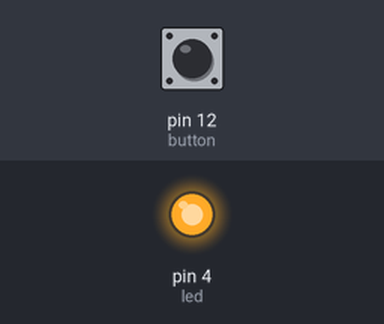
Bench run of a sketch on a simulated Arduino Uno, built with avr-gcc and run on an emulated ATmega328P. Shown: output pins drawn as LEDs (lit = HIGH). Dashed ring = blinking. The test bench sets the inputs (shaded band); at power-on: pin 12 (button) HIGH. What the sketch prints to the serial monitor is not drawn.

Above: at 1.2 s.
1.3 s: pin 12 (button) pulled LOW for 0.15 s
At 1.38 s:
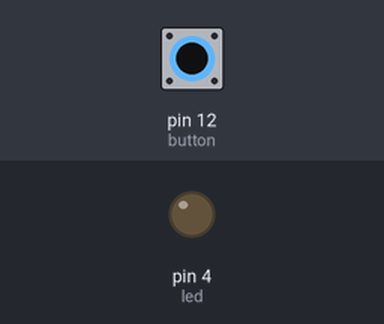
2.9 s: pin 12 (button) pulled LOW for 3.2 s
At 6.8 s:
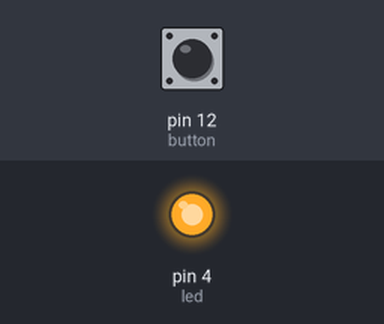
9.1 s: pin 12 (button) pulsed LOW 2 times (0.12 s each, 0.3 s apart)
At 9.32 s:
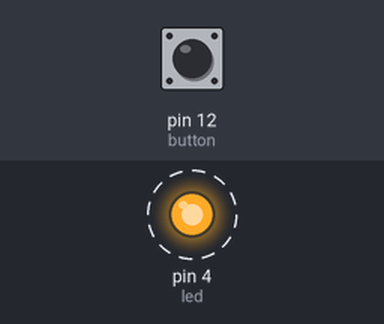
12.7 s: pin 12 (button) driven LOW
At 14.1 s:
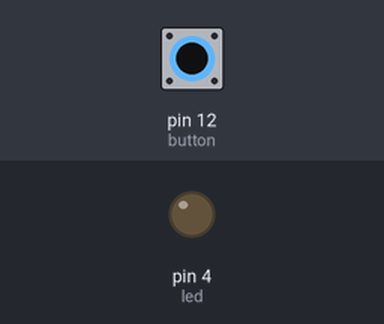
15.7 s: pin 12 (button) driven HIGH
At 16.5 s:
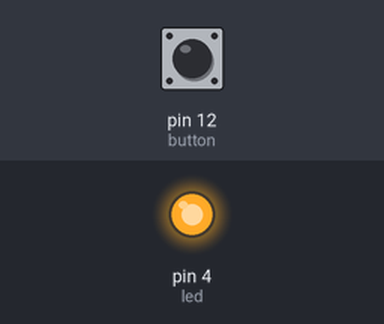
Timing chart, 0 to 18.2 s (numbered marks = the images above; inputs shaded):
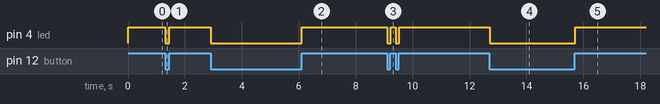

The sketch:

003_LedButton.ino
```cpp
int button = 12;
int led = 4;

void setup() {
  Serial.begin(9600);
  pinMode(button, INPUT);
  pinMode(led, OUTPUT);
}

void loop() {
  int nilaiButton = digitalRead(button);
  if (nilaiButton == LOW){
    Serial.println("LOW");
    digitalWrite(led,LOW);
  } else{
    // jika tidak, maka
    Serial.println("HIGH");
    digitalWrite(led,HIGH);
  }
}
```

Measured:
- after the input at 1.3 s, pin 4 (led): HIGH → LOW at once, → HIGH 0.15 s later
- after the input at 2.9 s, pin 4 (led): HIGH → LOW at once, → HIGH 3.2 s later
- after the input at 9.1 s, pin 4 (led): alternates HIGH for 0.18 s and LOW for 0.12 s, 4 changes in all, then stays HIGH, starting at once
- after the input at 12.7 s, pin 4 (led): HIGH → LOW at once
- after the input at 15.7 s, pin 4 (led): LOW → HIGH at once
